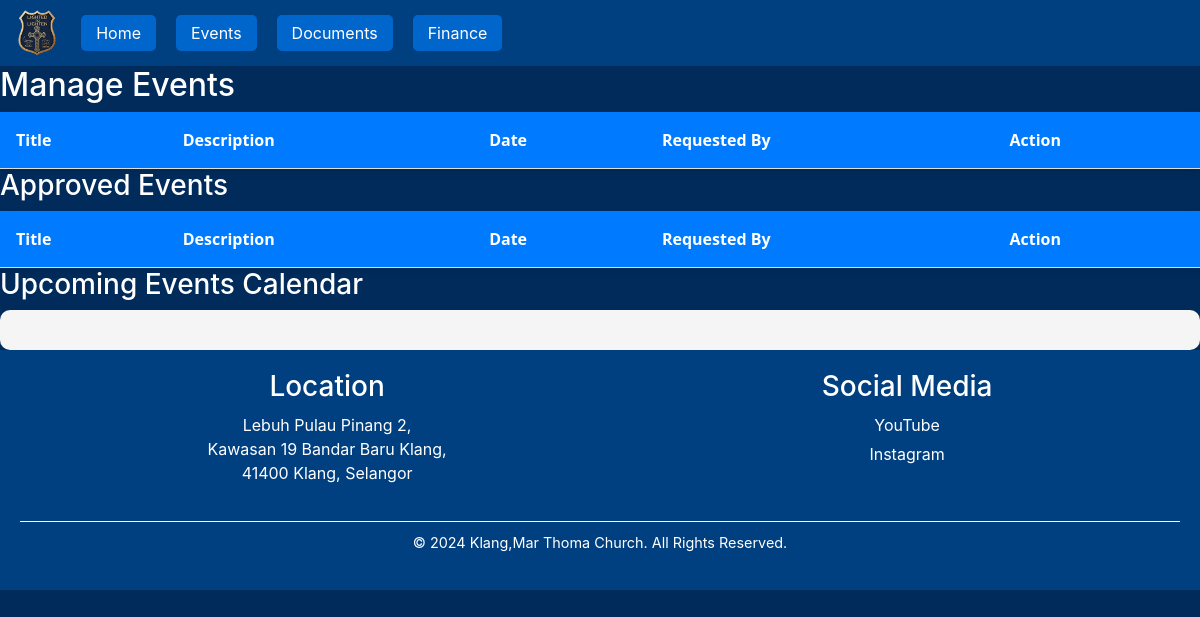
The page /adminlayer/events/ on the database as committed earlier.
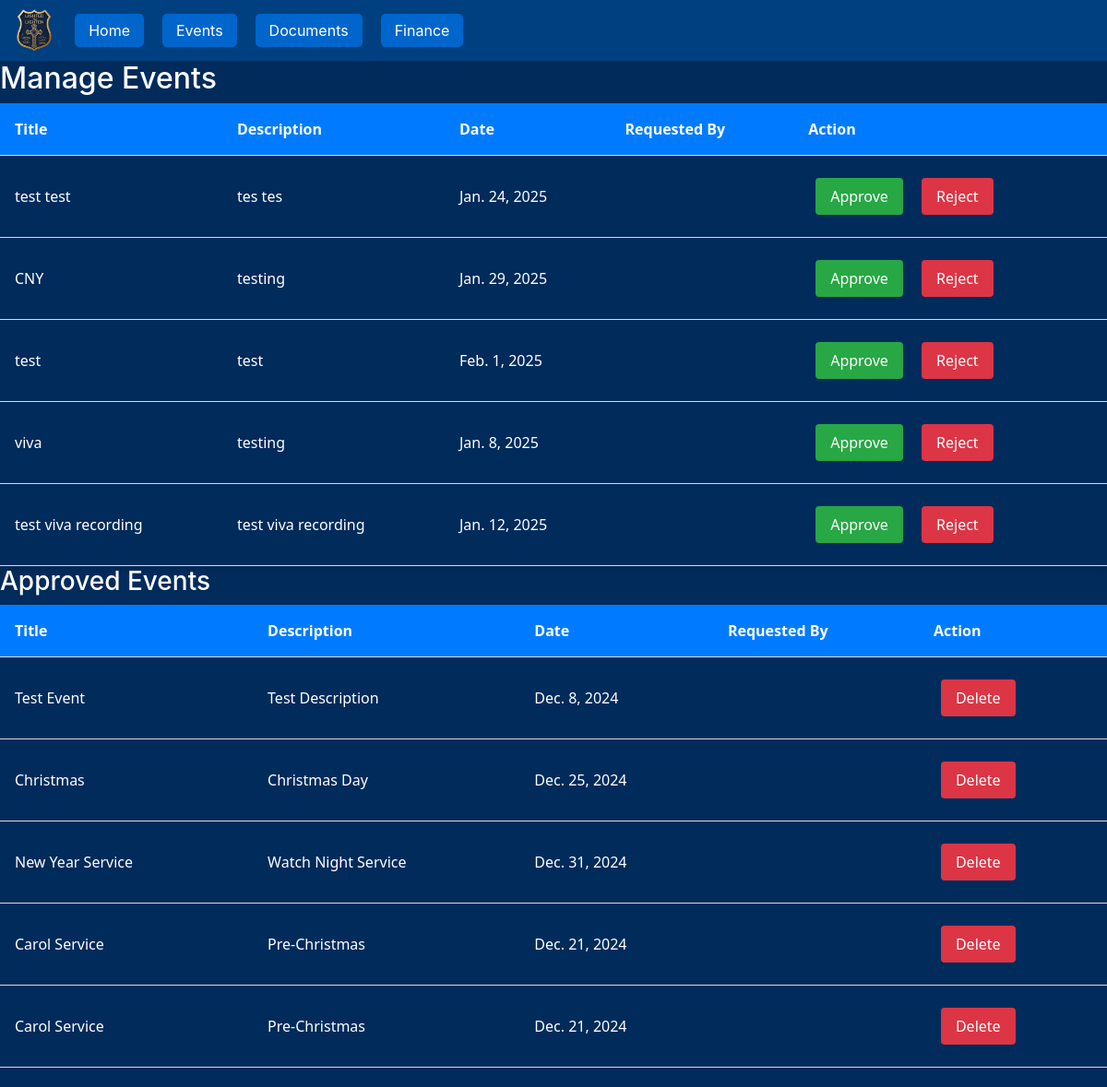
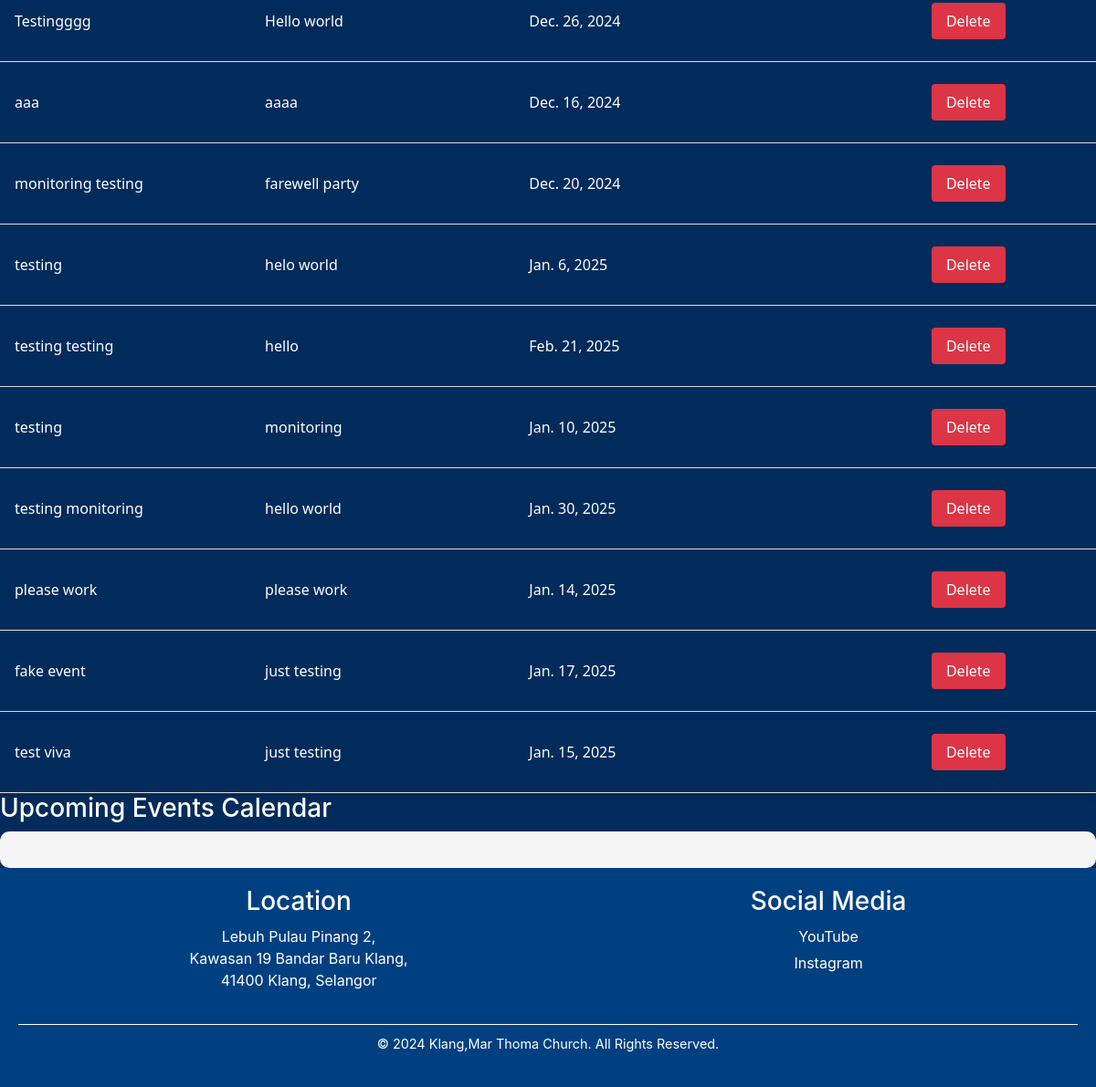
The same page on the database as committed later (2 pictures, top to bottom).
### member/models.py (models this page shows, shortened)
class EventRequest(models.Model):
    title = models.CharField(max_length=200)
    description = models.TextField()
    date = models.DateField()  # This field should exist
    status = models.CharField(max_length=20, choices=[('Pending', 'Pending'), ('Approved', 'Approved'), ('Rejected', 'Rejected')], default='Pending')

### admin_layer/views.py (the view, shortened to what this page needs)
# urls.py: path('events/', views.events, name='events'),
def events(request):
    pending_requests = EventRequest.objects.filter(status="Pending")
    approved_events = EventRequest.objects.filter(status="Approve")
    return render(
        request,
        "admin_layer/events.html",
        {
            "pending_requests": pending_requests,
            "approved_events": approved_events,
        }
    )

### admin_layer/templates/admin_layer/events.html (shortened to what this page needs)
{% extends "admin_layer/base_admin.html" %}
{% block content %}
<h2>Manage Events</h2>
<table>
    <thead>
        <tr>
            <th>Title</th>
            <th>Description</th>
            <th>Date</th>
            <th>Requested By</th>
            <th>Action</th>
        </tr>
    </thead>
    <tbody>
        {% for event in pending_requests %}
        <tr>
            <td>{{ event.title }}</td>
            <td>{{ event.description }}</td>
            <td>{{ event.date }}</td>
            <td>{{ event.requested_by.username }}</td>
            <td>
                <form method="post">
                    <button type="submit" name="action" value="Approve" class="approve">Approve</button>
                    <button type="submit" name="action" value="Reject" class="reject">Reject</button>
                </form>
            </td>
        </tr>
        {% endfor %}
    </tbody>
</table>
<h3>Approved Events</h3>
<table>
    <thead>
        <tr>
            <th>Title</th>
            <th>Description</th>
            <th>Date</th>
            <th>Requested By</th>
            <th>Action</th>
        </tr>
    </thead>
    <tbody>
        {% for event in approved_events %}
        <tr>
            <td>{{ event.title }}</td>
            <td>{{ event.description }}</td>
            <td>{{ event.date }}</td>
            <td>{{ event.requested_by.username }}</td>
            <td>
                <form method="post">
                    <button type="submit" name="action" value="Delete" class="reject">Delete</button>
                </form>
            </td>
        </tr>
        {% endfor %}
    </tbody>
</table>
<h3>Upcoming Events Calendar</h3>
<div id="calendar" class="calendar-container"></div>
{% endblock %}

Rows that differ between the two databases and show on the page:
added EventRequest: title "test test", description "tes tes", date "Jan. 24, 2025", shown under "Manage Events"
added EventRequest: title "CNY", description "testing", date "Jan. 29, 2025", shown under "Manage Events"
added EventRequest: title "test", description "test", date "Feb. 1, 2025", shown under "Manage Events"
added EventRequest: title "viva", description "testing", date "Jan. 8, 2025", shown under "Manage Events"
added EventRequest: title "test viva recording", description "test viva recording", date "Jan. 12, 2025", shown under "Manage Events"
now on this page (row edited): EventRequest: title "Test Event", description "Test Description", date "Dec. 8, 2024", shown under "Approved Events"
now on this page (row edited): EventRequest: title "Christmas", description "Christmas Day", date "Dec. 25, 2024", shown under "Approved Events"
added EventRequest: title "New Year Service", description "Watch Night Service", date "Dec. 31, 2024", shown under "Approved Events"
added EventRequest: title "Carol Service", description "Pre-Christmas", date "Dec. 21, 2024", shown under "Approved Events"
added EventRequest: title "Carol Service", description "Pre-Christmas", date "Dec. 21, 2024", shown under "Approved Events"
added EventRequest: title "Testingggg", description "Hello world", date "Dec. 26, 2024", shown under "Approved Events"
added EventRequest: title "aaa", description "aaaa", date "Dec. 16, 2024", shown under "Approved Events"
added EventRequest: title "monitoring testing", description "farewell party", date "Dec. 20, 2024", shown under "Approved Events"
added EventRequest: title "testing", description "helo world", date "Jan. 6, 2025", shown under "Approved Events"
added EventRequest: title "testing testing", description "hello", date "Feb. 21, 2025", shown under "Approved Events"
added EventRequest: title "testing", description "monitoring", date "Jan. 10, 2025", shown under "Approved Events"
added EventRequest: title "testing monitoring", description "hello world", date "Jan. 30, 2025", shown under "Approved Events"
added EventRequest: title "please work", description "please work", date "Jan. 14, 2025", shown under "Approved Events"
added EventRequest: title "fake event", description "just testing", date "Jan. 17, 2025", shown under "Approved Events"
added EventRequest: title "test viva", description "just testing", date "Jan. 15, 2025", shown under "Approved Events"
